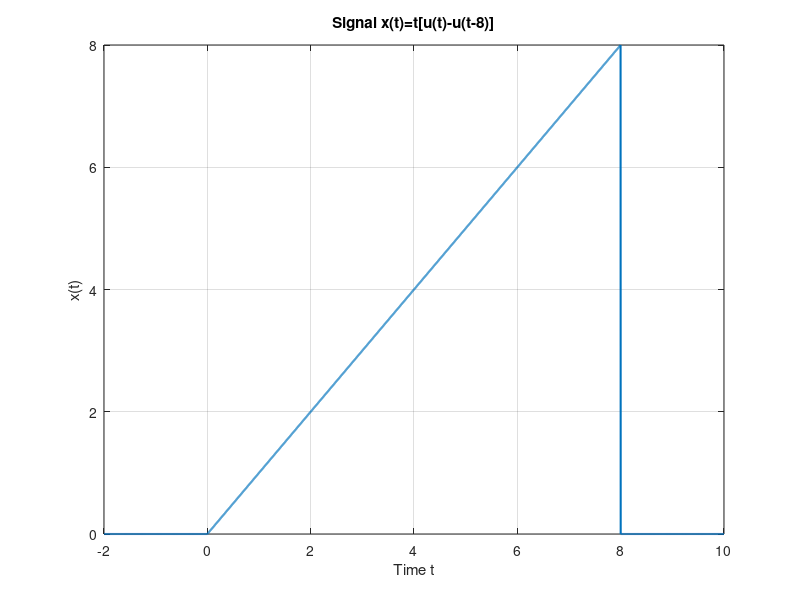

MATLAB code for this plot:
clc;
clear;
close all;

%% Define time axis
t = linspace(-2, 10, 5000);

%% Define unit step function
u = @(t) double(t >= 0);

%% Define the signal x(t)
x = t .* (u(t) - u(t-8));

%% Plot the signal
figure;
plot(t, x, 'LineWidth', 1.5);
grid on;
xlabel('Time t');
ylabel('x(t)');
title('Signal x(t)=t[u(t)-u(t-8)]');

%% Calculate Energy
energy_density = abs(x).^2;
E = trapz(t, energy_density);
fprintf('Energy E = %.2f\n', E);

%% Calculate Average Power
T = 1000; % Large time interval
t_power = linspace(-T, T, 100000);
x_power = t_power .* (u(t_power) - u(t_power-8));
P = (1/(2*T)) * trapz(t_power, abs(x_power).^2);
fprintf('Average Power P = %.6f\n', P);

%% Classification
if E > 0 && isfinite(E)
    fprintf('Classification: ENERGY SIGNAL\n');
elseif P > 0 && isfinite(P)
    fprintf('Classification: POWER SIGNAL\n');
else
    fprintf('Classification: Neither Energy nor Power Signal\n');
end
